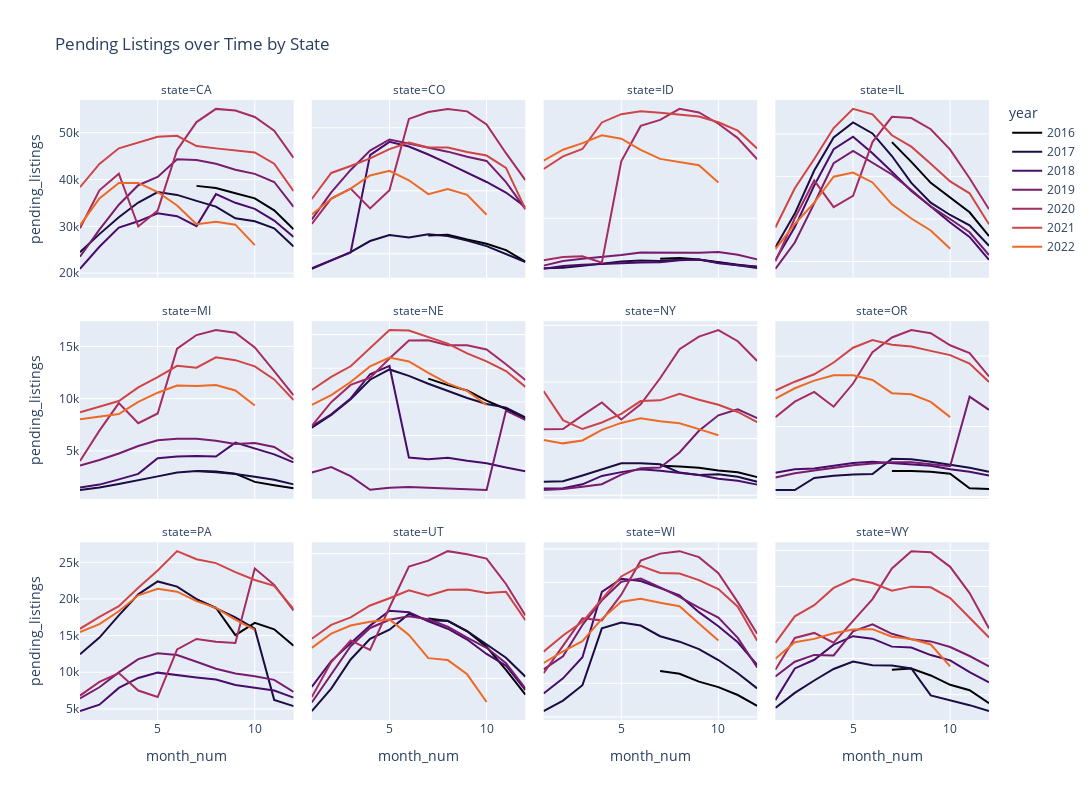

Write notebook code for a chart like this one.
### Code cell
fig = px.line(df.query("state in @select_states"),
    x = 'month_num',
    y = 'pending_listings',
    color = 'year',
    facet_col = 'state',
    facet_col_wrap = 4,
    title = 'Pending Listings over Time by State',
    color_discrete_sequence=px.colors.sequential.Inferno
    )
fig.update_yaxes(matches = None)
fig.update_layout(height = 800, width = 1200)
fig.show()
